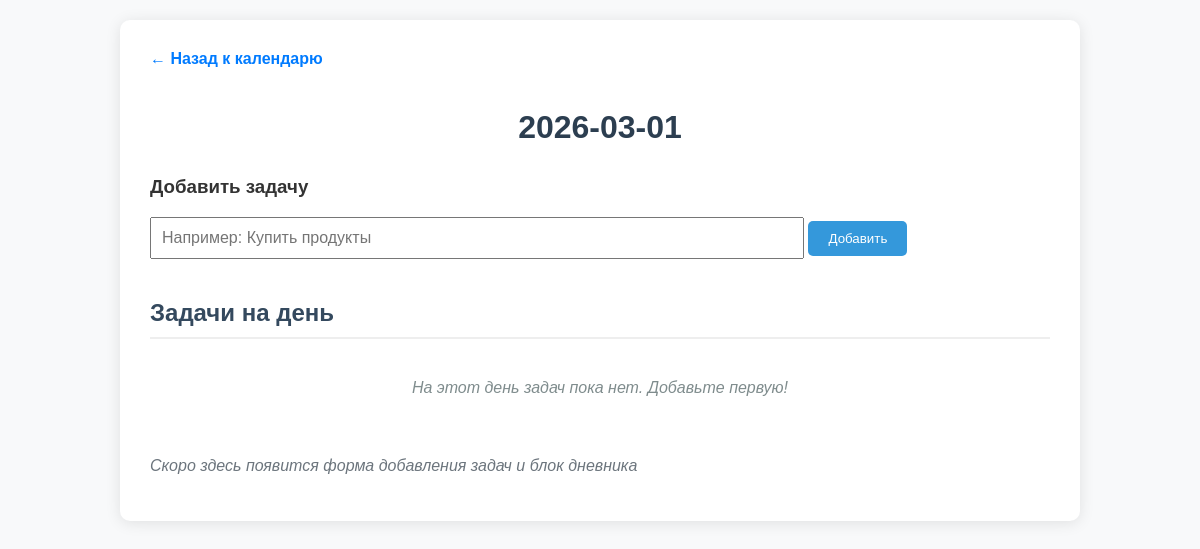
The page /day/2026-03-01 on the database as committed earlier.
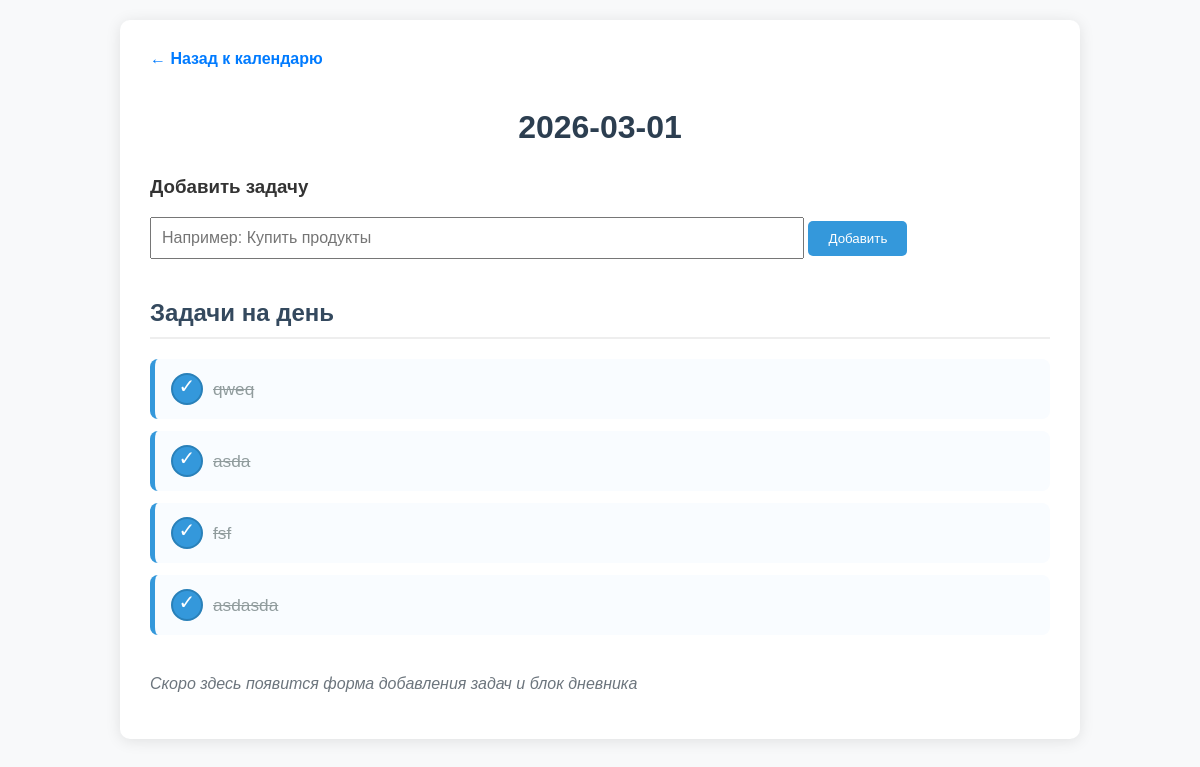
The same page on the database as committed later.
### models.py (models this page shows, shortened)
class Task(db.Model):
    id = db.Column(db.Integer, primary_key=True)
    date = db.Column(db.String(10), nullable=False)
    text = db.Column(db.String(200), nullable=False)
    done = db.Column(db.Boolean, default=False)
    created_at = db.Column(db.DateTime, default=datetime.utcnow)

### app.py (the view, shortened to what this page needs)
@app.route('/day/<date>', methods=['GET', 'POST'])
def day_detail(date):
    tasks = Task.query.filter_by(date=date).all()
    return render_template(
        'day.html',
        tasks=tasks,
        date=date
    )

### templates/day.html (shortened to what this page needs)
<!DOCTYPE html>
<html lang="ru">
<head>
</head>
<body>
    <div class="container">
        <a href="/" class="back-link">← Назад к календарю</a>
        <h1>{{ date }}</h1>
        <div class="add-task-section" style="margin: 30px 0;">
            <h3>Добавить задачу</h3>
            <form method="POST" action="">
                <input type="text"
                       name="text"
                       placeholder="Например: Купить продукты"
                       required
                       style="width: 70%; padding: 10px; font-size: 1em;">
                <button type="submit"
                        style="padding: 10px 20px; background: #3498db; color: white; border: none; border-radius: 5px; cursor: pointer;">
                    Добавить
                </button>
            </form>
        </div>
        <div class="tasks-section">
            <h2>Задачи на день</h2>
            {% if tasks %}
                <ul class="task-list">
                    {% for task in tasks %}
                        <li class="task-item {% if task.done %}done{% endif %}"
                            data-task-id="{{ task.id }}">
                            <span class="checkbox {% if task.done %}checked{% endif %}"
                                  title="Кликни, чтобы отметить / снять">
                                {% if task.done %}✓{% else %}○{% endif %}
                            </span>
                            <span class="task-text">
                                {{ task.text }}
                            </span>
                        </li>
                    {% endfor %}
                </ul>
            {% else %}
                <p class="no-tasks">На этот день задач пока нет. Добавьте первую!</p>
            {% endif %}
        </div>
        <p style="color: #6c757d; font-style: italic; margin-top: 40px;">
            Скоро здесь появится форма добавления задач и блок дневника
        </p>
    </div>
</body>
</html>

Rows that differ between the two databases and show on the page:
added Task: text "qweq"
added Task: text "asda"
added Task: text "fsf"
added Task: text "asdasda"
Other text that changed with them:
text no longer shown: "На этот день задач пока нет. Добавьте первую!"
